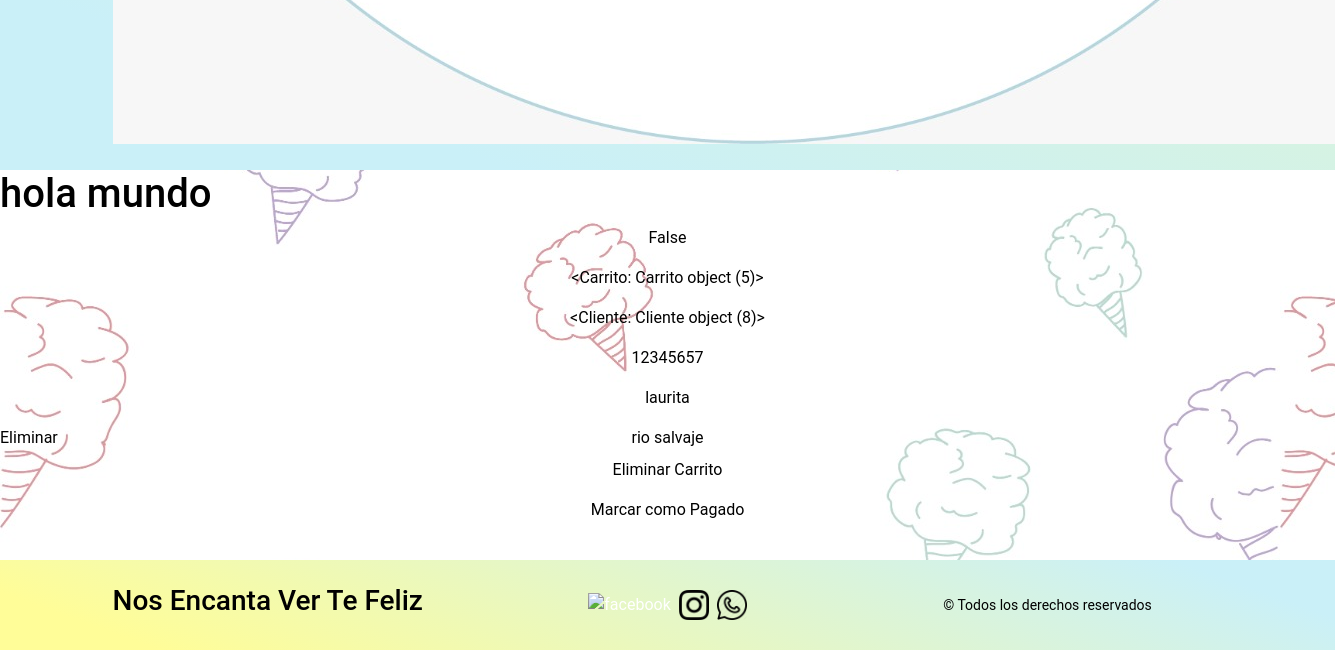
/venta/ver/5/ (signed in, lower part), run on an earlier commit of the app's database.
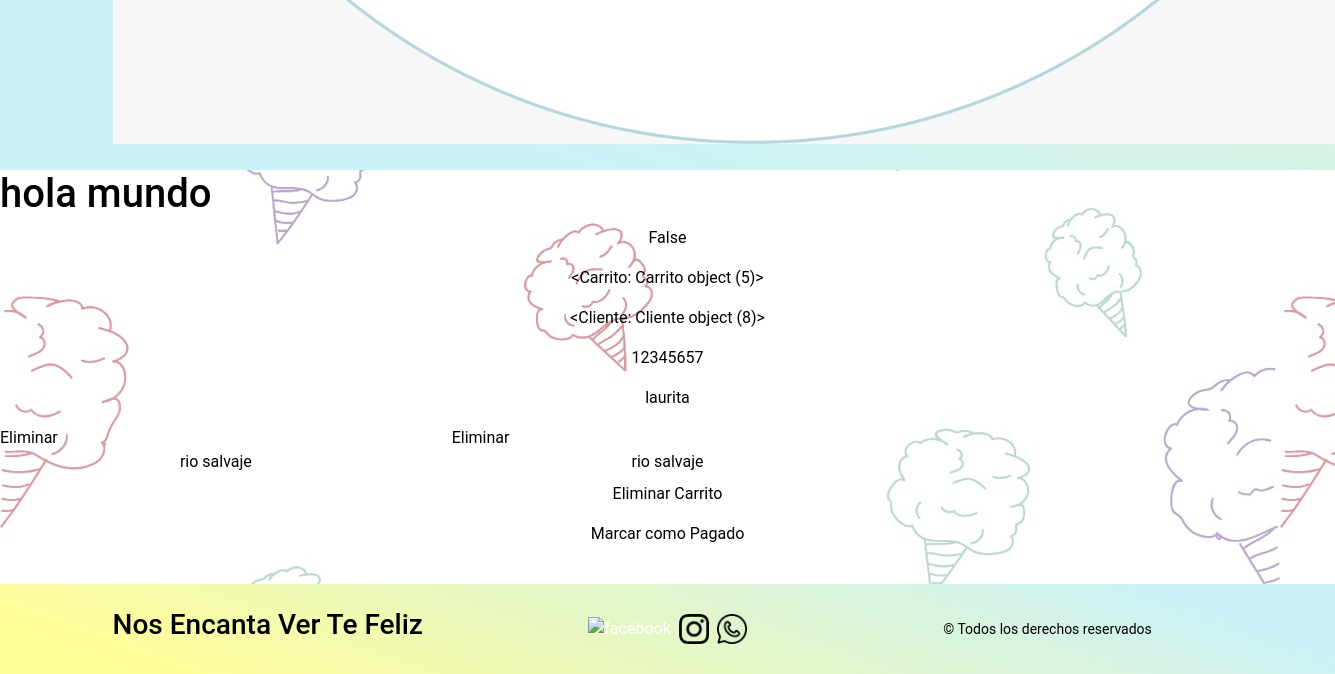
And on a later commit of the database.
### modulos/venta/models.py (models this page shows, shortened)
class ItemCarrito(AuditarModel):
    atraccion = models.ForeignKey(Atraccion, on_delete=models.CASCADE)
    carrito = models.ForeignKey(Carrito, on_delete=models.CASCADE)

### modulos/atraccion/models.py (models this page shows)
class Atraccion (AuditarModel):
	nombre = models.CharField(max_length=100)
	precio = models.DecimalField(null=False, decimal_places=20, max_digits=100)
	estado = models.BooleanField(default=True,blank=False)
	descripcion = models.CharField(max_length=1200)
	imagen = models.CharField(max_length=200)

### modulos/venta/views.py (the view)
# urls.py: path('ver/<int:pk>/', views.DetalleCarrito.as_view(), name='carrito'),
class DetalleCarrito(DetailView):
    model = Carrito
    template_name='venta/detalle_carrito.html'
    context_object_name = 'venta'
    def get_context_data(self, **kwargs):
        context = super().get_context_data(**kwargs)
        context['items'] = ItemCarrito.objects.filter(carrito=self.object)
        return context
    def get(self, request, *args, **kwargs):
        self.object = self.get_object()
        if not self.request.user.is_authenticated:
            return redirect('index')
        if (not self.object.cliente.usuario.id == self.request.user.id) and (not self.request.user.is_staff):
            return redirect('index')
        context = self.get_context_data(object=self.object)
        return self.render_to_response(context)

### aplicacion/context_processors.py (called while the page is built, shortened)
def informacion_carrito(request):
    return {}

### templates/venta/detalle_carrito.html (shortened to what this page needs)
{% extends 'base/base.html' %}
{% block content %}
<h1>hola mundo </h1>
<p>{{ object.pagado }}</p>
<p>{{ object | pprint }}</p>
<p>{{ object.cliente | pprint }}</p>
<p>{{ object.cliente.identificacion }}</p>
<p>{{ object.cliente.usuario.username }}</p>
{% if items %}
  <div class="card-columns">
    {% for item in items %}
    <a href="{% url 'venta:eliminar-de-carrito' item.pk %}">
      Eliminar
    </a>
    <p>{{ item.atraccion.nombre }}</p>
    {% endfor %}
  </div>
{% else %}
  <h1>No hay Items añadidos</h1>
{% endif %}
{% if user.is_staff %}
  <a href="{% url 'venta:eliminar-carrito' object.pk %}" class="nav-link">
    Eliminar Carrito
  </a>
  {% if object.pagado %}
      <a href="{% url 'venta:pagado' object.pk %}" class="nav-link">
        Marcar como No Pagado
      </a>
    {% else %}
      <a href="{% url 'venta:pagado' object.pk %}" class="nav-link">
        Marcar como Pagado
      </a>
    {% endif %}
  {% endif %}
{% endblock%}

What changed in the data, as far as the page shows it:
added ItemCarrito: atraccion.nombre "rio salvaje"
